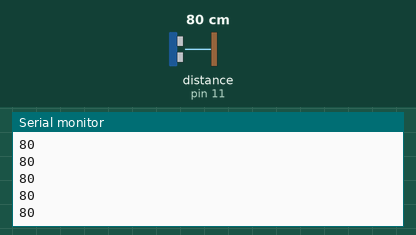
Recording of a sketch running on a simulated Arduino Uno, built with avr-gcc and run on an emulated ATmega328P. On the bench: the last lines printed to the serial monitor. Wiring (inferred from the names in the program): ultrasonic range finder: trigger pin 12; echo pin 11. The inputs (shaded band) are chosen by the test bench; at power-on: distance to the obstacle (sensor on pin 11) 80 cm. The echo pulse lasts 58.3 µs per cm.

Above: at 1.2 s.
1.3 s: distance to the obstacle (sensor on pin 11) set to 2 cm
At 1.37 s:
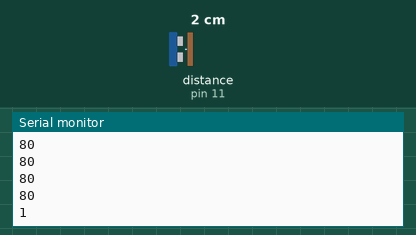
2.8 s: distance to the obstacle (sensor on pin 11) set to 4 cm
At 2.89 s:
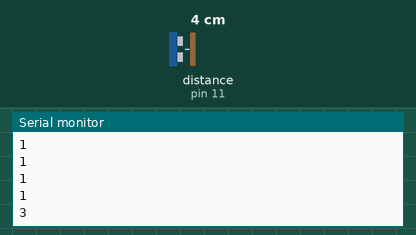
Timing chart, 0 to 5.8 s (numbered marks = the images above; inputs shaded):
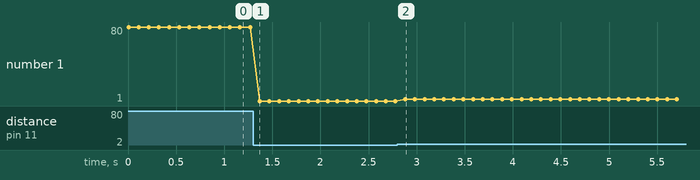

The sketch:

czujnik_odleglosci.ino
```cpp
#define trigPin 12
#define echoPin 11

void setup() {
  Serial.begin (9600);
  pinMode(trigPin, OUTPUT); //Pin, do którego podłączymy trig jako wyjście
  pinMode(echoPin, INPUT); //a echo, jako wejście
}

void loop() {

  int jakDaleko = zmierzOdleglosc();
  Serial.println(jakDaleko);

  delay(100);

}

int zmierzOdleglosc() {
  long czas, dystans;

  digitalWrite(trigPin, LOW);
  delayMicroseconds(2);
  digitalWrite(trigPin, HIGH);
  delayMicroseconds(10);
  digitalWrite(trigPin, LOW);

  czas = pulseIn(echoPin, HIGH);
  dystans = czas / 58;

  return dystans;
}
```

Measured:
- after the input at 1.3 s, the serial monitor: prints a new line after 0.07 s (image 1)
- after the input at 2.8 s, the serial monitor: prints a new line after 0.08 s (image 2)
- plotted number 1: 80 → 1 after the input at 1.3 s, 1 → 3 after the input at 2.8 s
